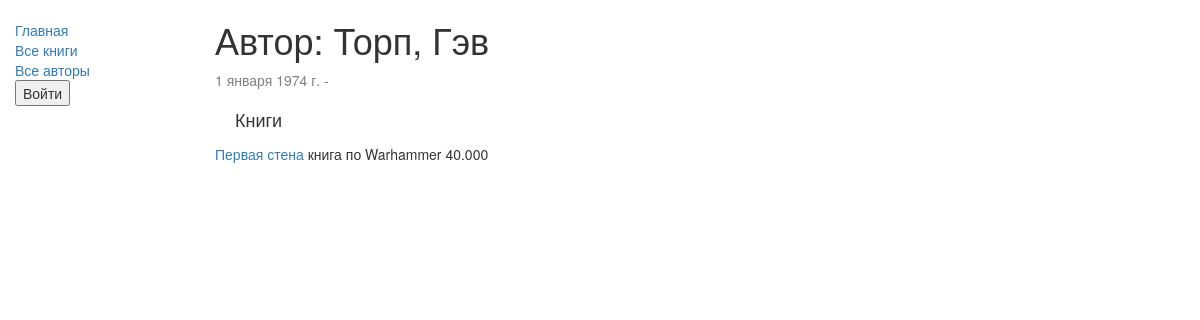
Before: /catalog/author/1 with the older database file.
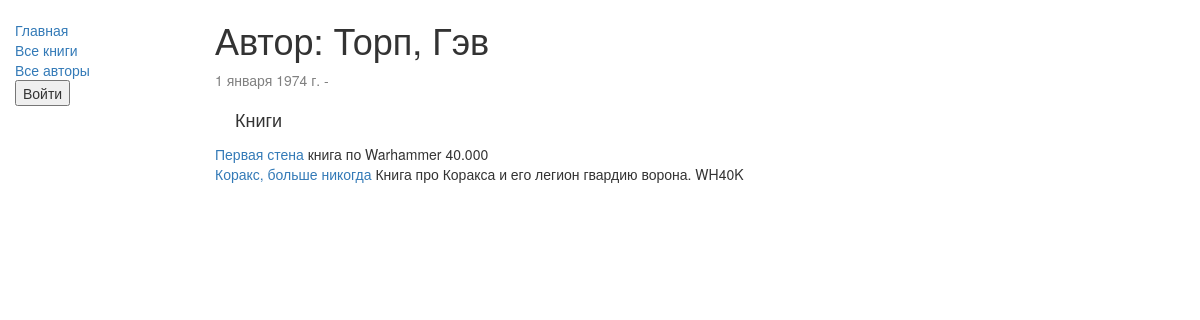
After: the same page with the newer database file.
### catalog/models.py (models this page shows, shortened)
class Book(models.Model):
    title = models.CharField(max_length=200)
    author = models.ForeignKey('Author', on_delete=models.SET_NULL, null=True)
    summary = models.TextField(max_length=1000, help_text="Enter a brief description of the book")
    isbn = models.CharField('ISBN',max_length=13, help_text='13 Character <a href="https://www.isbn-international.org/content/what-isbn">ISBN number</a>')
    genre = models.ManyToManyField(Genre, help_text="Select a genre for this book")
    def __str__(self):
        return self.title
    def display_genre(self):
        return ', '.join([ genre.name for genre in self.genre.all()[:3] ])
    display_genre.short_description = 'Genre'

### catalog/views.py (the view)
# urls.py: re_path(r'^author/(?P<pk>\d+)$', views.AuthorDetailView.as_view(), name='author-detail'),
class AuthorDetailView(generic.DetailView):
    model = Author

### catalog/templates/catalog/author_detail.html
{% extends "base_generic.html" %}
{% block content %}
<h1>Автор: {{ author.last_name }}, {{ author.first_name }}</h1>
<p style="color: gray">{{author.date_of_birth}} -</p>
<h4 style="margin: 20px 0 15px 20px">Книги</h4>
 {% for book in author.book_set.all %}
    <a href="{% url 'book-detail' book.pk %}">{{ book }}</a>
    {{ book.summary }} <br>
    {% empty %}
    <p>У автора нет книг</p>
    {% endfor %}
{% endblock %}

Changed rows visible on the page:
added Book: title "Коракс, больше никогда", summary "Книга про Коракса и его легион гвардию ворона. WH40K"
